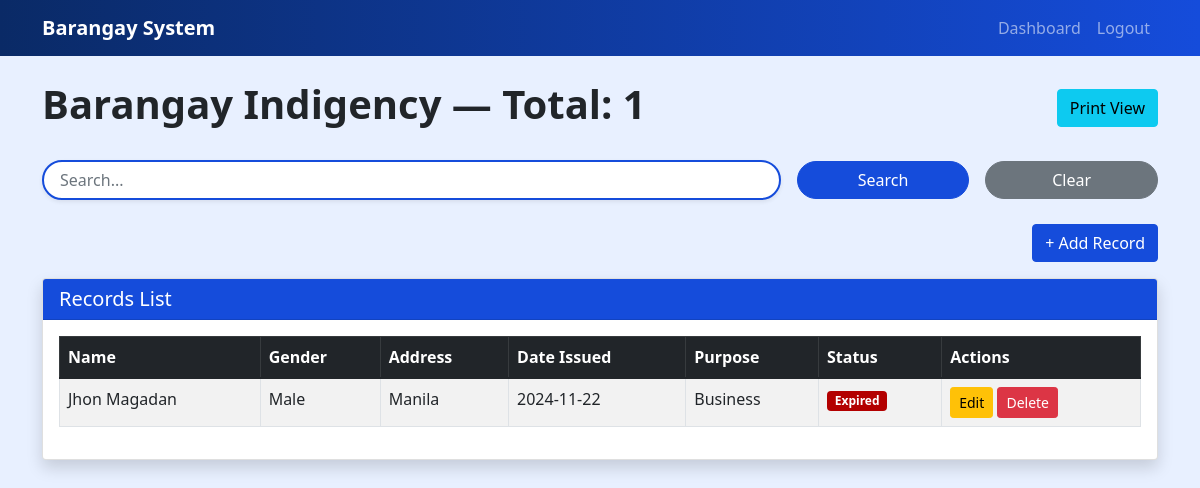
Before: /indigency with the older database file.
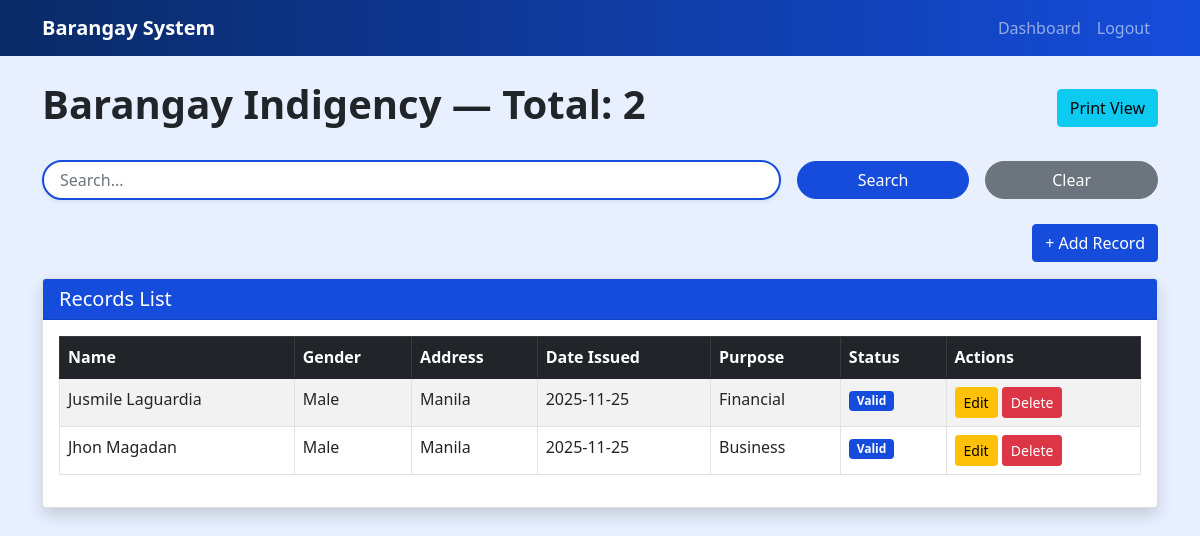
After: the same page with the newer database file.
### models.py (models this page shows)
class Indigency(db.Model):
    id = db.Column(db.Integer, primary_key=True)
    name = db.Column(db.String(200), nullable=False)
    address = db.Column(db.String(300))
    gender = db.Column(db.String(20))
    purpose = db.Column(db.String(300))
    status = db.Column(db.String(50))
    date_issued = db.Column(db.Date)

### app.py (the view, shortened to what this page needs)
        def view_func():
            q = request.args.get("q", "").strip()
            month = request.args.get("month", "")
            year = request.args.get("year", "")
            qry = Model.query
            if q:
                like = f"%{q}%"
                text_cols = [getattr(Model, c.name) for c in Model.__table__.columns if hasattr(c.type,"length") or c.type.__class__.__name__.lower() in ("text","varchar","string")]
                if text_cols:
                    qry = qry.filter(or_(*[col.ilike(like) for col in text_cols]))
            if month and year and "date_issued" in Model.__table__.columns.keys():
                qry = qry.filter(
                    db.func.strftime("%m", Model.date_issued) == f"{int(month):02d}",
                    db.func.strftime("%Y", Model.date_issued) == year
                )
            records_orm = qry.order_by(Model.id.desc()).all()
            today = datetime.utcnow().date()
            for r in records_orm:
                if hasattr(r,"date_issued") and r.date_issued:
                    months = 12 if "business" in (getattr(r,"purpose","") or "").lower() else 6
                    expiry = r.date_issued + timedelta(days=30*months)
                    if hasattr(r,"status"):
                        r.status = "Expired" if today>expiry else "Valid"
            records = [row_to_dict(r, Model) for r in records_orm]
            headers = model_headers(Model)
            fields = make_fields_from_model(Model)
            return render_template(template, title=title, records=records, q=q, month=month, year=year, route_name=prefix, headers=headers, fields=fields)

### app.py (called while the page is built)
def column_is_date(col):
    return "DATE" in str(col.type).upper() or col.type.__class__.__name__.lower().startswith("date")

def column_is_numeric(col):
    return col.type.__class__.__name__.lower() in ("integer", "bigint", "smallint", "numeric", "float", "decimal")

def model_columns(Model):
    return [c for c in Model.__table__.columns]

def model_headers(Model):
    return [c.name for c in model_columns(Model)]

def row_to_dict(row, Model):
    out = {}
    for c in model_columns(Model):
        val = getattr(row, c.name)
        if isinstance(val, datetime):
            out[c.name] = val.date().isoformat()
        elif hasattr(val, "isoformat") and column_is_date(c) and val is not None:
            try:
                out[c.name] = val.isoformat()
            except:
                out[c.name] = str(val)
        else:
            out[c.name] = val
    return out

### templates/indigency.html (shortened to what this page needs)
{% extends 'record_template.html' %}

### templates/record_template.html (shortened to what this page needs)
<!DOCTYPE html>
<html lang="en">
<head>
    <link href="https://cdn.jsdelivr.net/npm/bootstrap@5.1.3/dist/css/bootstrap.min.css" rel="stylesheet">
</head>
<body>
<nav class="navbar navbar-expand-lg navbar-dark">
    <div class="container">
        <a class="navbar-brand fw-bold" href="{{ url_for('index') }}">Barangay System</a>
        <div class="navbar-nav ms-auto">
            <a class="nav-link" href="{{ url_for('index') }}">Dashboard</a>
            <a class="nav-link" href="{{ url_for('auth.logout') }}">Logout</a>
        </div>
    </div>
</nav>
<div class="container mt-4">
    <div class="d-flex justify-content-between align-items-center mb-4">
        <h1 class="fw-bold text-center text-dark">{{ title }} — Total: {{ records|length }}</h1>
        <div>
            <a href="{{ url_for('print_view', rtype=route_name) }}" class="btn btn-info">Print View</a>
        </div>
    </div>
    <div class="mb-4">
    <form method="GET">
        <div class="row g-3 align-items-center">
            <div class="col-md-8">
                <input type="text" name="q" value="{{ q }}" class="form-control rounded-pill shadow-sm px-3"
                       style="border: 2px solid #154cdb;" placeholder="Search...">
            </div>
            <div class="col-md-2">
                <button class="btn btn-primary w-100 rounded-pill">Search</button>
            </div>
            <div class="col-md-2">
                <a href="{{ url_for('view_' + route_name) }}" class="btn btn-secondary w-100 rounded-pill">Clear</a>
            </div>
        </div>
    </form>
</div>
<div class="text-end mb-3">
        <button class="btn btn-primary" id="toggleAddForm">+ Add Record</button>
    </div>
    <div class="card shadow">
        <div class="card-header"><h5 class="mb-0">Records List</h5></div>
        <div class="card-body">
            {% if records %}
            <div class="table-responsive">
                <table class="table table-bordered table-striped">
                    <thead class="table-dark">
                    <tr>
                        {% for f in fields %}
                            <th>{{ f.name.replace('_',' ')|title }}</th>
                        {% endfor %}
                        {% if 'status' in headers %}
                            <th>Status</th>
                        {% endif %}
                        <th>Actions</th>
                    </tr>
                    </thead>
                    <tbody>
                    {% for r in records %}
                        <tr>
                            {% for f in fields %}
                                <td>{{ r[f.name] }}</td>
                            {% endfor %}
                            {% if 'status' in headers %}
                                <td>
                                    {% if r.status %}
                                        <span class="badge bg-{{ 'danger' if r.status=='Expired' else 'success' }}">{{ r.status }}</span>
                                    {% else %} — {% endif %}
                                </td>
                            {% endif %}
                            <td>
                                <a href="{{ url_for('edit_record', rtype=route_name, id=r['id']) }}"
                                   class="btn btn-sm btn-warning">Edit</a>
                                <form action="{{ url_for('delete_record', rtype=route_name, id=r['id']) }}"
                                      method="POST" style="display:inline;">
                                    <button class="btn btn-sm btn-danger" onclick="return confirm('Delete record?')">Delete</button>
                                </form>
                            </td>
                        </tr>
                    {% endfor %}
                    </tbody>
                </table>
            </div>
            {% else %}
                <div class="alert alert-info">No records found.</div>
            {% endif %}
        </div>
    </div>
</div>
</body>
</html>

Changed rows visible on the page:
added Indigency: name "Jusmile Laguardia" "Male" "Manila" "2025-11-25" "Financial", status "Valid"
changed Indigency "Jhon Magadan": status "Expired" → "Valid"
Other visible differences:
{{ records|length }}: "1" → "2"
new list line: "2025-11-25"
list line gone: "2024-11-22"
